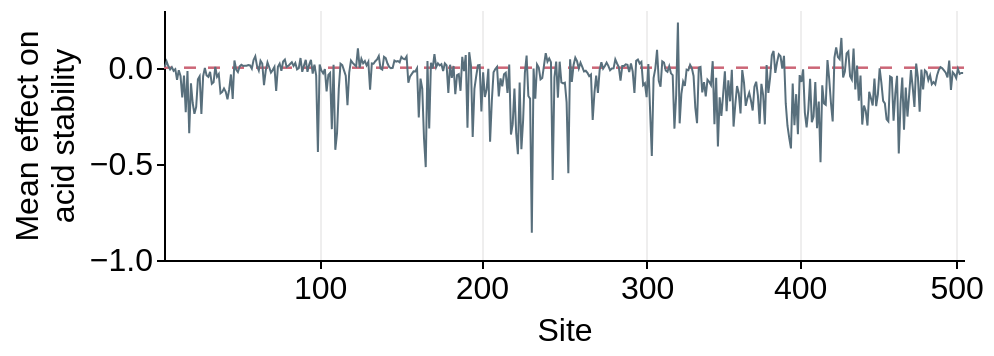

Notebook code for this chart:
### Markdown cell above
### Mean stability effects across HA

### Code cell
effect_filtered_data = combined_data_ann.query(
    'effect > -3'
)

mean_df = effect_filtered_data.assign(
    mean_stability=effect_filtered_data.groupby('site')['stability_mean'].transform('mean')
)[['site', 'wildtype', 'mean_stability', 'region', 'rbs_region']].drop_duplicates()

site_to_i = {site: i for i, site in enumerate(mean_df['site'].unique())}
mean_df = mean_df.assign(_stat_site_order=lambda x: x["site"].map(site_to_i))

chart = (
    alt.Chart(mean_df)
        .mark_line(opacity=1, stroke='#586F7C', size=1)
        .encode(
            alt.X(
                "site:O",
                sort=alt.EncodingSortField(field="_stat_site_order", order="ascending"), 
                title='Site',
                axis=alt.Axis(
                    labelAngle=0,
                    values=[100, 200, 300, 400, 500],
                    tickCount=5,
                    grid=True
                )
            ),
            alt.Y(
                "mean_stability:Q", 
                title=["Mean effect on", "acid stability"],
                scale=alt.Scale(domain=[-1, 0.25]),
                axis=alt.Axis(
                    grid=False,
                    values=[-1, -0.5, 0],
                )
            ),
            tooltip=['wildtype', "site", "mean_stability", "region"],
        )
).properties(
    width=400,
    height=125
)

hline = alt.Chart(pd.DataFrame({'y': [0]})).mark_rule(
        color='#CC6677',
        size=1.25,
        opacity=1,
        strokeDash=[6,6]
).encode(y='y:Q')

hline + chart

### Figure 1 — Vega-Lite specification as saved in the notebook (floating-point values rounded to 4 significant figures; data arrays with more than 128 entries replaced by an {"elided": "..."} marker saying what was removed)
{"config": {"background": "white", "title": {"fontSize": 20, "fontWeight": "normal", "font": "Helvetica", "anchor": "start", "color": "#000000", "orient": "top", "offset": 5, "subtitleColor": "gray", "subtitleFont": "Helvetica", "subtitleFontWeight": "normal", "subtitleFontSize": 18, "subtitlePadding": 2}, "axis": {"domain": true, "domainColor": "black", "domainWidth": 1, "grid": false, "gridColor": "#DEDDDD", "gridWidth": 0.5, "labelFont": "Helvetica", "labelFontSize": 16, "labelFlush": false, "labelFontWeight": "normal", "labelPadding": 2, "tickColor": "black", "tickSize": 4, "tickCount": 3, "tickWidth": 1, "titleFont": "Helvetica", "titleAlign": "center", "titleFontWeight": "normal", "titleFontSize": 16, "titlePadding": 5}, "legend": {"labelFont": "Helvetica", "labelFontSize": 16, "symbolSize": 100, "titleFont": "Helvetica", "titleFontSize": 16, "titleFontWeight": "normal", "padding": 5, "titleLimit": 200, "gradientLength": 100}, "range": {"category": ["#4e79a7", "#f28e2c", "#e15759", "#76b7b2", "#59a14f", "#edc949", "#af7aa1", "#ff9da7", "#9c755f", "#bab0ab"], "diverging": ["#c7e9b4", "#7fcdbb", "#41b6c4", "#1d91c0", "#225ea8", "#253494"]}, "view": {"stroke": "white", "strokeWidth": 0}, "text": {"font": "Helvetica", "fontSize": 16}}, "layer": [{"data": {"name": "data-06fd9f850666401b4599de5588b60692"}, "mark": {"type": "rule", "color": "#CC6677", "opacity": 1, "size": 1.25, "strokeDash": [6, 6]}, "encoding": {"y": {"field": "y", "type": "quantitative"}}}, {"data": {"name": "data-90be27d4ea3de7a3596919c83ae68be0"}, "mark": {"type": "line", "opacity": 1, "size": 1, "stroke": "#586F7C"}, "encoding": {"tooltip": [{"field": "wildtype", "type": "nominal"}, {"field": "site", "type": "quantitative"}, {"field": "mean_stability", "type": "quantitative"}, {"field": "region", "type": "nominal"}], "x": {"axis": {"grid": true, "labelAngle": 0, "tickCount": 5, "values": [100, 200, 300, 400, 500]}, "field": "site", "sort": {"field": "_stat_site_order", "order": "ascending"}, "title": "Site", "type": "ordinal"}, "y": {"axis": {"grid": false, "values": [-1, -0.5, 0]}, "field": "mean_stability", "scale": {"domain": [-1, 0.25]}, "title": ["Mean effect on", "acid stability"], "type": "quantitative"}}}], "height": 125, "width": 400, "$schema": "https://vega.github.io/schema/vega-lite/v5.16.3.json", "datasets": {"data-06fd9f850666401b4599de5588b60692": [{"y": 0}], "data-90be27d4ea3de7a3596919c83ae68be0": {"elided": "460 records"}}}
